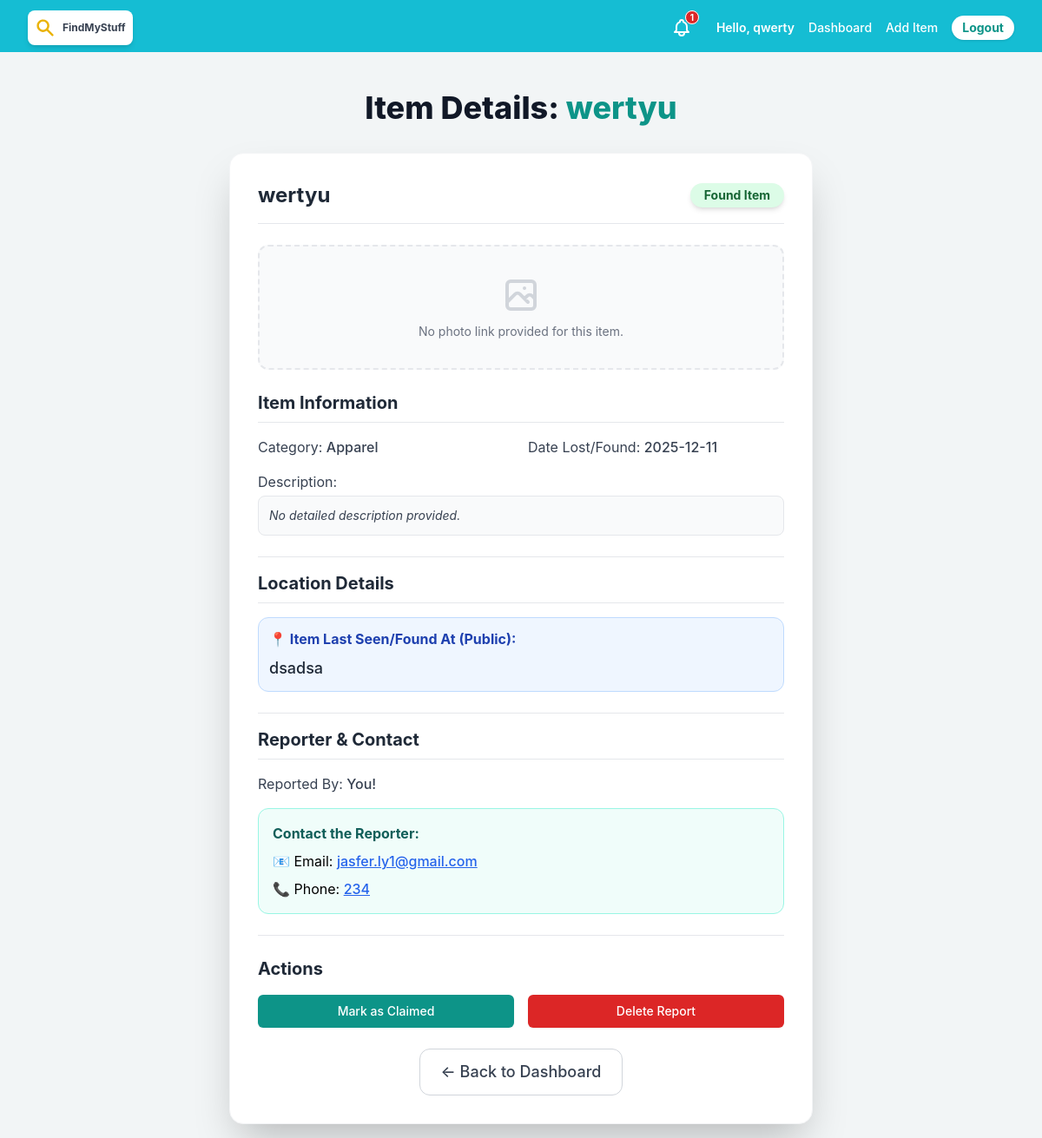
The app's page /view_item/1 (signed in) with its own data.
### models.py (models this page shows, shortened)
class User(db.Model):
    id = db.Column(db.Integer, primary_key=True)
    username = db.Column(db.String(100), unique=True, nullable=False)
    email = db.Column(db.String(120), unique=True, nullable=False)
    password = db.Column(db.String(255), nullable=False)
    role = db.Column(db.String(50), default='user')
    items = db.relationship('Item', backref='owner', lazy=True)

class Item(db.Model):
    id = db.Column(db.Integer, primary_key=True)
    name = db.Column(db.String(100), nullable=False)
    description = db.Column(db.String(255))
    category = db.Column(db.String(50))
    date_lost = db.Column(db.Date)
    picture_url = db.Column(db.String(255))
    user_id = db.Column(db.Integer, db.ForeignKey('user.id'), nullable=False)
    status = db.Column(db.String(50), default='Found', nullable=False)
    contact_email = db.Column(db.String(100), nullable=True)
    contact_phone = db.Column(db.String(50), nullable=True)
    is_approved = db.Column(db.Boolean, default=False, nullable=False)
    item_location = db.Column(db.String(255), nullable=True)
    uploader_location = db.Column(db.String(255), nullable=True)

### routes.py (the view)
    @app.route('/view_item/<int:item_id>')
    def view_item(item_id):
        if 'user_id' not in session: return redirect(url_for('signin'))
        item_data = db.session.query(Item, User.username).join(User).filter(Item.id == item_id).first_or_404()
        item, username = item_data
        if not item.is_approved and item.user_id != session['user_id'] and session.get('role') != 'admin':
            flash("This item is pending approval.", 'warning')
            return redirect(url_for('dashboard'))
        return render_template('view_item.html', item=_format_item_data(item, username),
                               current_user_id=session['user_id'], session_role=session.get('role'))

### app.py (called while the page is built)
@app.context_processor
def inject_notifications():
    if 'user_id' in session:
        count = Notification.query.filter_by(user_id=session['user_id'], is_read=False).count()
        return dict(unread_count=count)
    return dict(unread_count=0)

### routes.py (called while the page is built)
def _format_item_data(item, username):
    return {
        'id': item.id,
        'name': item.name,
        'description': item.description,
        'user_id': item.user_id,
        'owner_username': username,
        'category': item.category,
        'status': item.status,
        'date_lost': item.date_lost.strftime('%Y-%m-%d') if item.date_lost else 'N/A',
        'picture_url': item.picture_url,
        'is_approved': item.is_approved,
        'contact_email': item.contact_email,
        'contact_phone': item.contact_phone,
        'item_location': item.item_location,
        'uploader_location': item.uploader_location
    }

### templates/view_item.html (shortened to what this page needs)
{% extends "base.html" %}
{% block content %}
<div class="w-full max-w-2xl mx-auto">
    <header class="text-center mb-8">
        <h1 class="text-4xl font-extrabold text-gray-900">
            Item Details: <span class="text-teal-600">{{ item.name }}</span>
        </h1>
    </header>
    <div class="bg-white p-8 rounded-2xl shadow-2xl border border-gray-100 space-y-6">
        <div class="flex justify-between items-center pb-4 border-b border-gray-200">
            <h2 class="text-2xl font-bold text-gray-800">{{ item.name }}</h2>
            {% if not item.is_approved %}
                <span class="px-4 py-1 text-sm font-bold rounded-full text-red-800 bg-red-200 shadow-md">PENDING APPROVAL</span>
            {% elif item.status == 'Lost' %}
                <span class="px-4 py-1 text-sm font-bold rounded-full text-red-800 bg-red-100 shadow-md">Lost Item</span>
            {% elif item.status == 'Found' %}
                <span class="px-4 py-1 text-sm font-bold rounded-full text-green-800 bg-green-100 shadow-md">Found Item</span>
            {% elif item.status == 'Claimed' %}
                <span class="px-4 py-1 text-sm font-bold rounded-full text-gray-800 bg-gray-200 shadow-md">Claimed</span>
            {% endif %}
        </div>
        {% if item.picture_url %}
        <div class="text-center p-6 bg-teal-50 border border-teal-100 rounded-xl shadow-inner">
            <svg class="mx-auto h-10 w-10 text-teal-500 mb-3" fill="none" stroke="currentColor" viewBox="0 0 24 24">
                <path stroke-linecap="round" stroke-linejoin="round" stroke-width="2" d="M10 6H6a2 2 0 00-2 2v10a2 2 0 002 2h10a2 2 0 002-2v-4M14 4h6m0 0v6m0-6L10 14"></path>
            </svg>
            <p class="text-gray-700 font-semibold mb-3">Item Photo Link:</p>
            <a href="{{ item.picture_url }}"
               target="_blank"
               class="inline-flex items-center px-5 py-2.5 bg-teal-600 text-white font-medium rounded-lg hover:bg-teal-700 focus:ring-4 focus:outline-none focus:ring-teal-300 transition duration-200 shadow-md">
                View Photo on Google Drive
                <svg class="w-4 h-4 ml-2" fill="none" stroke="currentColor" viewBox="0 0 24 24"><path stroke-linecap="round" stroke-linejoin="round" stroke-width="2" d="M13 7l5 5m0 0l-5 5m5-5H6"></path></svg>
            </a>
            <p class="text-xs text-gray-400 mt-3 italic">Note: Link opens in a new browser tab.</p>
        </div>
        {% else %}
        <div class="text-center p-8 bg-gray-50 rounded-xl border-2 border-dashed border-gray-200">
            <p class="text-sm text-gray-500 mt-2">No photo link provided for this item.</p>
        </div>
        {% endif %}
        <div class="space-y-4">
            <h3 class="text-xl font-bold text-gray-800 border-b pb-2">Item Information</h3>
            <div class="grid grid-cols-2 gap-4 text-gray-700">
                <div>Category: <span class="font-medium">{{ item.category or 'N/A' }}</span></div>
                <div>Date Lost/Found: <span class="font-medium">{{ item.date_lost or 'N/A' }}</span></div>
                <div class="col-span-2">Description: <p class="mt-1 p-3 bg-gray-50 rounded-lg border text-sm italic">{{ item.description or 'No detailed description provided.' }}</p></div>
            </div>
        </div>
        <div class="space-y-4 pt-4 border-t border-gray-200">
            <h3 class="text-xl font-bold text-gray-800 border-b pb-2">Location Details</h3>
            <div class="p-3 bg-blue-50 border border-blue-200 rounded-xl space-y-2 text-gray-800">
                <p class="font-bold text-blue-800">📍 Item Last Seen/Found At (Public):</p>
                <p class="text-lg font-medium">{{ item.item_location or 'Location Not Specified' }}</p>
            </div>
        </div>
        <div class="space-y-4 pt-4 border-t border-gray-200">
            <h3 class="text-xl font-bold text-gray-800 border-b pb-2">Reporter & Contact</h3>
            <div class="grid grid-cols-2 gap-4 text-gray-700">
                <div>Reported By: <span class="font-medium">
                        {% if item.user_id == current_user_id %}
                            You!
                        {% else %}
                            {{ item.owner_username or 'Unknown' }}
                        {% endif %}
                    </span>
                </div>
            </div>
            <div class="p-4 bg-teal-50 border border-teal-200 rounded-xl space-y-2">
                <p class="font-bold text-teal-800">Contact the Reporter:</p>
                {% if item.contact_email %}
                    <p>📧 Email: <a href="mailto:{{ item.contact_email }}" class="text-blue-600 hover:text-blue-800 underline font-medium">{{ item.contact_email }}</a></p>
                {% else %}
                    <p>📧 Email: N/A</p>
                {% endif %}
                {% if item.contact_phone %}
                    <p>📞 Phone: <a href="tel:{{ item.contact_phone }}" class="text-blue-600 hover:text-blue-800 underline font-medium">{{ item.contact_phone }}</a></p>
                {% else %}
                    <p>📞 Phone: N/A</p>
                {% endif %}
            </div>
        </div>
        {% set is_claimed = item.status == 'Claimed' %}
        {% set is_owner = item.user_id == current_user_id %}
        {% set is_admin = session_role == 'admin' %}
        {% set is_approved = item.is_approved %}
        {% if is_owner or is_admin %}
        <div class="pt-6 border-t border-gray-200">
            <h3 class="text-xl font-bold text-gray-800 mb-4">Actions</h3>
            <div class="flex flex-wrap gap-4">
                {% if is_approved and not is_claimed and is_owner %}
                <form method="POST" action="{{ url_for('resolve_item', item_id=item.id) }}"
                    onsubmit="return confirm('Mark this item as Claimed/Resolved?');" class="flex-1 min-w-[200px]">
                    <button type="submit"
                            class="w-full inline-flex justify-center items-center px-4 py-2 border border-transparent rounded-md shadow-sm text-sm font-medium text-white bg-teal-600 hover:bg-teal-700 transition duration-150">
                        Mark as Claimed
                    </button>
                </form>
                {% endif %}
                {% if is_owner or is_admin %}
                <form method="POST" action="{{ url_for('delete_item', item_id=item.id) }}" onsubmit="return confirm('Delete this report?');" class="flex-1 min-w-[150px]">
                    <button type="submit"
                            class="w-full inline-flex justify-center items-center px-4 py-2 border border-transparent rounded-md shadow-sm text-sm font-medium text-white bg-red-600 hover:bg-red-700 transition duration-150">
                        Delete Report
                    </button>
                </form>
                {% endif %}
            </div>
        </div>
        {% endif %}
        <div class="mt-8 text-center">
            <a href="{{ url_for('dashboard') }}" class="inline-flex items-center px-6 py-3 border border-gray-300 rounded-xl text-lg font-medium text-gray-700 bg-white hover:bg-gray-100 transition duration-150">
                ← Back to Dashboard
            </a>
        </div>
    </div>
</div>
{% endblock %}

### templates/base.html (shortened to what this page needs)
<!DOCTYPE html>
<html lang="en">
<head>
    <script src="https://cdn.tailwindcss.com"></script>
</head>
<body class="relative">
    <div class="header-bg"></div>
    <nav class="relative z-10 w-full max-w-7xl mx-auto px-4 sm:px-6 lg:px-8 flex items-center h-16">
        <div class="flex items-center space-x-2 p-2 bg-white rounded-lg shadow-md">
            <svg class="w-6 h-6 text-yellow-500" fill="currentColor" viewBox="0 0 20 20" xmlns="http://www.w3.org/2000/svg">
                <path fill-rule="evenodd" d="M8 4a4 4 0 100 8 4 4 0 000-8zM2 8a6 6 0 1110.89 3.476l4.817 4.817a1 1 0 01-1.414 1.414l-4.816-4.816A6 6 0 012 8z" clip-rule="evenodd"></path>
            </svg>
            <span class="text-xs font-bold text-gray-700 leading-none">FindMyStuff</span>
        </div>
        <div class="ml-auto flex items-center space-x-4">
            {% if 'user' in session %}
                <a href="{{ url_for('notifications') }}" class="relative text-white hover:text-teal-100 transition duration-150 mr-2 p-1">
                    {% if unread_count > 0 %}
                    <span class="absolute top-0 right-0 flex h-4 w-4 transform translate-x-1 -translate-y-1">
                        <span class="relative inline-flex rounded-full h-4 w-4 bg-red-600 text-white text-[10px] items-center justify-center font-bold border border-white">
                            {{ unread_count }}
                        </span>
                    </span>
                    {% endif %}
                </a>
                <span class="text-sm font-semibold text-white">Hello, {{ session['user'] }}</span>
                <a href="{{ url_for('dashboard') }}" class="text-white hover:text-teal-200 text-sm font-medium">Dashboard</a>
                {% if session.get('role') != 'admin' %}
                <a href="{{ url_for('add_item') }}" class="text-white hover:text-teal-200 text-sm font-medium">Add Item</a>
                {% endif %}
                <a href="{{ url_for('logout') }}" class="px-3 py-1 bg-white text-teal-600 rounded-full text-sm font-bold shadow hover:bg-gray-100 transition duration-150">Logout</a>
            {% else %}
                <a href="{{ url_for('signin') }}" class="text-white hover:text-teal-200 text-sm font-medium">Sign In</a>
                <a href="{{ url_for('signup') }}" class="px-3 py-1 bg-white text-teal-600 rounded-full text-sm font-bold shadow hover:bg-gray-100 transition duration-150">Sign Up</a>
            {% endif %}
        </div>
    </nav>
    <main class="flex-grow relative z-10 p-4 pt-10 flex flex-col items-center">
        {% block content %}{% endblock %}
    </main>
</body>
</html>

### templates/base.html (style rules this page uses)
body { font-family: 'Inter', sans-serif; background-color: #f7fafc; min-height: 100vh; display: flex; flex-direction: column; }
.header-bg { background-color: #00bcd4; height: 60px; width: 100%; position: absolute; top: 0; left: 0; z-index: 0; }

### records on screen
User: user "qwerty"
Item: name "wertyu", category "Apparel", item_location "dsadsa", contact_email "jasfer.ly1@gmail.com", contact_phone "234"

### other values on screen
{{ unread_count }} "1"
{{ item.date_lost or 'N/A' }} "2025-12-11"
{{ item.description or 'No detailed description provided.' }} "No detailed description provided."
